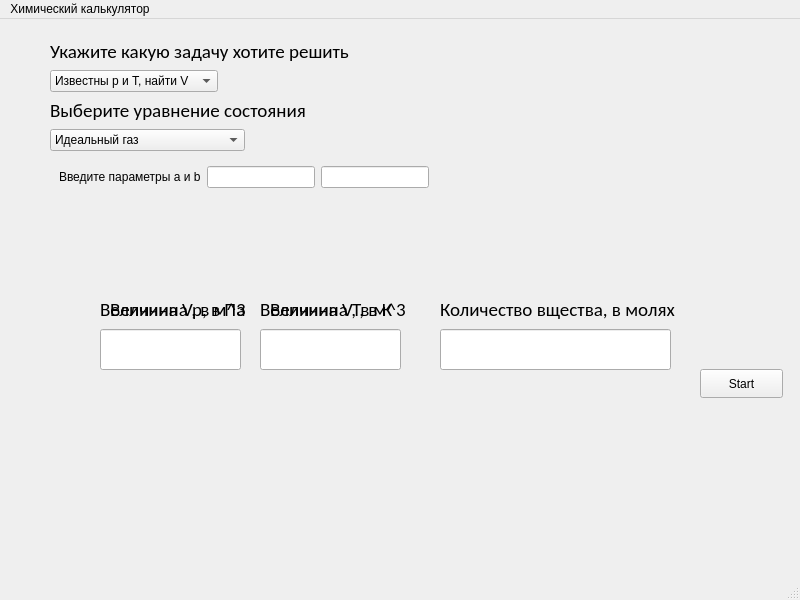
<?xml version="1.0" encoding="UTF-8"?>
<ui version="4.0">
 <class>MainWindow</class>
 <widget class="QMainWindow" name="MainWindow">
  <property name="geometry">
   <rect>
    <x>0</x>
    <y>0</y>
    <width>800</width>
    <height>600</height>
   </rect>
  </property>
  <property name="windowTitle">
   <string>MainWindow</string>
  </property>
  <widget class="QWidget" name="centralwidget">
   <widget class="QLineEdit" name="inputParam1">
    <property name="geometry">
     <rect>
      <x>100</x>
      <y>310</y>
      <width>141</width>
      <height>41</height>
     </rect>
    </property>
   </widget>
   <widget class="QLabel" name="pValue">
    <property name="geometry">
     <rect>
      <x>110</x>
      <y>280</y>
      <width>151</width>
      <height>20</height>
     </rect>
    </property>
    <property name="font">
     <font>
      <family>Calibri</family>
      <pointsize>14</pointsize>
     </font>
    </property>
    <property name="text">
     <string>Величина p, в Па</string>
    </property>
   </widget>
   <widget class="QLabel" name="TValue">
    <property name="geometry">
     <rect>
      <x>270</x>
      <y>280</y>
      <width>151</width>
      <height>21</height>
     </rect>
    </property>
    <property name="font">
     <font>
      <family>Calibri</family>
      <pointsize>14</pointsize>
     </font>
    </property>
    <property name="text">
     <string>Величина T, в К</string>
    </property>
   </widget>
   <widget class="QLineEdit" name="inputParam2">
    <property name="geometry">
     <rect>
      <x>260</x>
      <y>310</y>
      <width>141</width>
      <height>41</height>
     </rect>
    </property>
   </widget>
   <widget class="QLabel" name="mu">
    <property name="geometry">
     <rect>
      <x>440</x>
      <y>280</y>
      <width>241</width>
      <height>20</height>
     </rect>
    </property>
    <property name="font">
     <font>
      <family>Calibri</family>
      <pointsize>14</pointsize>
     </font>
    </property>
    <property name="text">
     <string>Количество вщества, в молях</string>
    </property>
   </widget>
   <widget class="QLineEdit" name="inputMu">
    <property name="geometry">
     <rect>
      <x>440</x>
      <y>310</y>
      <width>231</width>
      <height>41</height>
     </rect>
    </property>
   </widget>
   <widget class="QPushButton" name="start">
    <property name="geometry">
     <rect>
      <x>700</x>
      <y>350</y>
      <width>83</width>
      <height>29</height>
     </rect>
    </property>
    <property name="text">
     <string>Start</string>
    </property>
   </widget>
   <widget class="QWidget" name="formWidget" native="true">
    <property name="geometry">
     <rect>
      <x>50</x>
      <y>20</y>
      <width>481</width>
      <height>209</height>
     </rect>
    </property>
    <layout class="QFormLayout" name="formLayout">
     <item row="0" column="0">
      <widget class="QLabel" name="selectProblem">
       <property name="font">
        <font>
         <family>Calibri</family>
         <pointsize>14</pointsize>
        </font>
       </property>
       <property name="text">
        <string>Укажите какую задачу хотите решить</string>
       </property>
      </widget>
     </item>
     <item row="1" column="0">
      <widget class="QComboBox" name="problemSt">
       <item>
        <property name="text">
         <string>Известны p и T, найти V</string>
        </property>
       </item>
       <item>
        <property name="text">
         <string>Известны p и V, найти T</string>
        </property>
       </item>
       <item>
        <property name="text">
         <string>Известны V и T, найти p</string>
        </property>
       </item>
      </widget>
     </item>
     <item row="2" column="0">
      <widget class="QLabel" name="selectEquation">
       <property name="font">
        <font>
         <family>Calibri</family>
         <pointsize>14</pointsize>
        </font>
       </property>
       <property name="text">
        <string>Выберите уравнение состояния</string>
       </property>
      </widget>
     </item>
     <item row="3" column="0">
      <widget class="QComboBox" name="equationSt">
       <item>
        <property name="text">
         <string>Идеальный газ</string>
        </property>
       </item>
       <item>
        <property name="text">
         <string>Уравнение Ван-дер-Ваальса</string>
        </property>
       </item>
       <item>
        <property name="text">
         <string>Уравнение Дитеричи</string>
        </property>
       </item>
      </widget>
     </item>
     <item row="4" column="0">
      <widget class="QWidget" name="paramsWidget" native="true">
       <layout class="QHBoxLayout" name="moreParams">
        <item>
         <widget class="QLabel" name="label">
          <property name="text">
           <string>Введите параметры a и b</string>
          </property>
         </widget>
        </item>
        <item>
         <widget class="QLineEdit" name="aParam"/>
        </item>
        <item>
         <widget class="QLineEdit" name="bParam"/>
        </item>
       </layout>
      </widget>
     </item>
    </layout>
   </widget>
   <widget class="QLabel" name="VValue2">
    <property name="geometry">
     <rect>
      <x>260</x>
      <y>280</y>
      <width>151</width>
      <height>20</height>
     </rect>
    </property>
    <property name="font">
     <font>
      <family>Calibri</family>
      <pointsize>14</pointsize>
     </font>
    </property>
    <property name="text">
     <string>Величина V, в м^3</string>
    </property>
   </widget>
   <widget class="QLabel" name="VValue1">
    <property name="geometry">
     <rect>
      <x>100</x>
      <y>280</y>
      <width>151</width>
      <height>20</height>
     </rect>
    </property>
    <property name="font">
     <font>
      <family>Calibri</family>
      <pointsize>14</pointsize>
     </font>
    </property>
    <property name="text">
     <string>Величина V, в м^3</string>
    </property>
   </widget>
  </widget>
  <widget class="QMenuBar" name="menubar">
   <property name="geometry">
    <rect>
     <x>0</x>
     <y>0</y>
     <width>800</width>
     <height>25</height>
    </rect>
   </property>
   <widget class="QMenu" name="menu">
    <property name="title">
     <string>Химический калькулятор</string>
    </property>
   </widget>
   <addaction name="menu"/>
  </widget>
  <widget class="QStatusBar" name="statusbar"/>
 </widget>
 <resources/>
 <connections/>
</ui>
